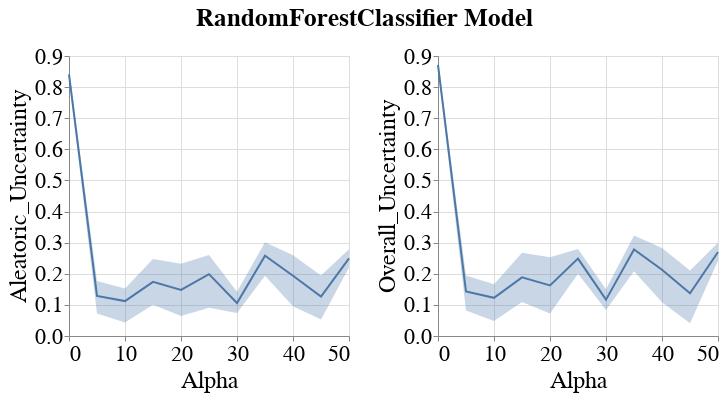

The code cell stored with this chart in its notebook:
### Code cell
visualizer.create_subgroup_metrics_line_band_plot(model_name=MODEL_NAMES[0],
                                                  subgroup_metrics=['Aleatoric_Uncertainty', 'Overall_Uncertainty'],
                                                  subgroup='sex_priv')
